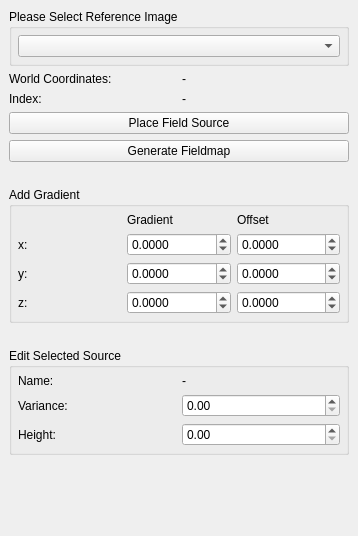
<?xml version="1.0" encoding="utf-8"?>
<ui version="4.0">
 <class>QmitkFieldmapGeneratorViewControls</class>
 <widget class="QWidget" name="QmitkFieldmapGeneratorViewControls">
  <property name="geometry">
   <rect>
    <x>0</x>
    <y>0</y>
    <width>358</width>
    <height>536</height>
   </rect>
  </property>
  <property name="minimumSize">
   <size>
    <width>0</width>
    <height>0</height>
   </size>
  </property>
  <property name="windowTitle">
   <string>QmitkTemplate</string>
  </property>
  <layout class="QGridLayout" name="gridLayout_5">
   <property name="leftMargin">
    <number>9</number>
   </property>
   <property name="topMargin">
    <number>9</number>
   </property>
   <property name="rightMargin">
    <number>9</number>
   </property>
   <property name="bottomMargin">
    <number>9</number>
   </property>
   <property name="verticalSpacing">
    <number>25</number>
   </property>
   <item row="3" column="0">
    <widget class="QFrame" name="frame_2">
     <property name="frameShape">
      <enum>QFrame::NoFrame</enum>
     </property>
     <property name="frameShadow">
      <enum>QFrame::Raised</enum>
     </property>
     <layout class="QGridLayout" name="gridLayout_6">
      <property name="leftMargin">
       <number>0</number>
      </property>
      <property name="topMargin">
       <number>0</number>
      </property>
      <property name="rightMargin">
       <number>0</number>
      </property>
      <property name="bottomMargin">
       <number>0</number>
      </property>
      <item row="2" column="0">
       <widget class="QPushButton" name="m_PlaceFieldSource">
        <property name="text">
         <string>Place Field Source</string>
        </property>
       </widget>
      </item>
      <item row="1" column="0">
       <widget class="QFrame" name="frame">
        <property name="frameShape">
         <enum>QFrame::NoFrame</enum>
        </property>
        <property name="frameShadow">
         <enum>QFrame::Raised</enum>
        </property>
        <layout class="QGridLayout" name="gridLayout">
         <property name="leftMargin">
          <number>0</number>
         </property>
         <property name="topMargin">
          <number>0</number>
         </property>
         <property name="rightMargin">
          <number>0</number>
         </property>
         <property name="bottomMargin">
          <number>0</number>
         </property>
         <item row="0" column="0">
          <widget class="QLabel" name="label_2">
           <property name="text">
            <string>World Coordinates:</string>
           </property>
          </widget>
         </item>
         <item row="0" column="1">
          <widget class="QLabel" name="m_WorldPosLabel">
           <property name="text">
            <string>-</string>
           </property>
          </widget>
         </item>
         <item row="1" column="0">
          <widget class="QLabel" name="label_3">
           <property name="text">
            <string>Index:</string>
           </property>
          </widget>
         </item>
         <item row="1" column="1">
          <widget class="QLabel" name="m_IndexLabel">
           <property name="text">
            <string>-</string>
           </property>
          </widget>
         </item>
        </layout>
       </widget>
      </item>
      <item row="3" column="0">
       <widget class="QPushButton" name="m_GenerateFieldmap">
        <property name="text">
         <string>Generate Fieldmap</string>
        </property>
       </widget>
      </item>
      <item row="0" column="0">
       <widget class="QGroupBox" name="m_InputData">
        <property name="title">
         <string>Please Select Reference Image</string>
        </property>
        <layout class="QGridLayout" name="gridLayout_3">
         <property name="leftMargin">
          <number>6</number>
         </property>
         <property name="topMargin">
          <number>6</number>
         </property>
         <property name="rightMargin">
          <number>6</number>
         </property>
         <property name="bottomMargin">
          <number>6</number>
         </property>
         <item row="0" column="0">
          <widget class="QmitkDataStorageComboBox" name="m_SelectedImageBox"></widget>
         </item>
        </layout>
       </widget>
      </item>
     </layout>
    </widget>
   </item>
   <item row="4" column="0">
    <widget class="QGroupBox" name="groupBox_2">
     <property name="title">
      <string>Add Gradient</string>
     </property>
     <layout class="QGridLayout" name="gridLayout_4">
      <property name="leftMargin">
       <number>6</number>
      </property>
      <property name="topMargin">
       <number>6</number>
      </property>
      <property name="rightMargin">
       <number>6</number>
      </property>
      <property name="bottomMargin">
       <number>6</number>
      </property>
      <item row="0" column="1">
       <widget class="QLabel" name="label_10">
        <property name="text">
         <string>Gradient</string>
        </property>
       </widget>
      </item>
      <item row="1" column="0">
       <widget class="QLabel" name="label_7">
        <property name="text">
         <string>x:</string>
        </property>
       </widget>
      </item>
      <item row="3" column="0">
       <widget class="QLabel" name="label_9">
        <property name="text">
         <string>z:</string>
        </property>
       </widget>
      </item>
      <item row="3" column="1">
       <widget class="QDoubleSpinBox" name="m_zGradientBox">
        <property name="decimals">
         <number>4</number>
        </property>
        <property name="minimum">
         <double>-1000.000000000000000</double>
        </property>
        <property name="maximum">
         <double>1000.000000000000000</double>
        </property>
       </widget>
      </item>
      <item row="1" column="1">
       <widget class="QDoubleSpinBox" name="m_xGradientBox">
        <property name="decimals">
         <number>4</number>
        </property>
        <property name="minimum">
         <double>-1000.000000000000000</double>
        </property>
        <property name="maximum">
         <double>1000.000000000000000</double>
        </property>
       </widget>
      </item>
      <item row="2" column="0">
       <widget class="QLabel" name="label_8">
        <property name="text">
         <string>y:</string>
        </property>
       </widget>
      </item>
      <item row="2" column="1">
       <widget class="QDoubleSpinBox" name="m_yGradientBox">
        <property name="decimals">
         <number>4</number>
        </property>
        <property name="minimum">
         <double>-1000.000000000000000</double>
        </property>
        <property name="maximum">
         <double>1000.000000000000000</double>
        </property>
       </widget>
      </item>
      <item row="0" column="2">
       <widget class="QLabel" name="label_11">
        <property name="text">
         <string>Offset</string>
        </property>
       </widget>
      </item>
      <item row="1" column="2">
       <widget class="QDoubleSpinBox" name="m_xOffsetBox">
        <property name="decimals">
         <number>4</number>
        </property>
        <property name="minimum">
         <double>-1000.000000000000000</double>
        </property>
        <property name="maximum">
         <double>1000.000000000000000</double>
        </property>
       </widget>
      </item>
      <item row="2" column="2">
       <widget class="QDoubleSpinBox" name="m_yOffsetBox">
        <property name="decimals">
         <number>4</number>
        </property>
        <property name="minimum">
         <double>-1000.000000000000000</double>
        </property>
        <property name="maximum">
         <double>1000.000000000000000</double>
        </property>
       </widget>
      </item>
      <item row="3" column="2">
       <widget class="QDoubleSpinBox" name="m_zOffsetBox">
        <property name="decimals">
         <number>4</number>
        </property>
        <property name="minimum">
         <double>-1000.000000000000000</double>
        </property>
        <property name="maximum">
         <double>1000.000000000000000</double>
        </property>
       </widget>
      </item>
     </layout>
    </widget>
   </item>
   <item row="6" column="0">
    <spacer name="spacer1">
     <property name="orientation">
      <enum>Qt::Vertical</enum>
     </property>
     <property name="sizeType">
      <enum>QSizePolicy::Expanding</enum>
     </property>
     <property name="sizeHint" stdset="0">
      <size>
       <width>20</width>
       <height>220</height>
      </size>
     </property>
    </spacer>
   </item>
   <item row="5" column="0">
    <widget class="QGroupBox" name="groupBox">
     <property name="title">
      <string>Edit Selected Source</string>
     </property>
     <layout class="QGridLayout" name="gridLayout_2">
      <property name="leftMargin">
       <number>6</number>
      </property>
      <property name="topMargin">
       <number>6</number>
      </property>
      <property name="rightMargin">
       <number>6</number>
      </property>
      <property name="bottomMargin">
       <number>6</number>
      </property>
      <item row="0" column="0">
       <widget class="QLabel" name="label_6">
        <property name="text">
         <string>Name:</string>
        </property>
       </widget>
      </item>
      <item row="2" column="0">
       <widget class="QLabel" name="label_5">
        <property name="text">
         <string>Height:</string>
        </property>
       </widget>
      </item>
      <item row="1" column="0">
       <widget class="QLabel" name="label_4">
        <property name="text">
         <string>Variance:</string>
        </property>
       </widget>
      </item>
      <item row="0" column="1">
       <widget class="QLabel" name="m_SourceNameLabel">
        <property name="text">
         <string>-</string>
        </property>
       </widget>
      </item>
      <item row="1" column="1">
       <widget class="QDoubleSpinBox" name="m_SourceVarianceBox">
        <property name="maximum">
         <double>999999.000000000000000</double>
        </property>
       </widget>
      </item>
      <item row="2" column="1">
       <widget class="QDoubleSpinBox" name="m_SourceHeightBox">
        <property name="maximum">
         <double>999999.000000000000000</double>
        </property>
       </widget>
      </item>
     </layout>
    </widget>
   </item>
  </layout>
 </widget>
 <layoutdefault spacing="6" margin="11"></layoutdefault>
 <customwidgets>
  <customwidget>
   <class>QmitkDataStorageComboBox</class>
   <extends>QComboBox</extends>
   <header location="global">QmitkDataStorageComboBox.h</header>
  </customwidget>
 </customwidgets>
 <resources></resources>
 <connections></connections>
</ui>
